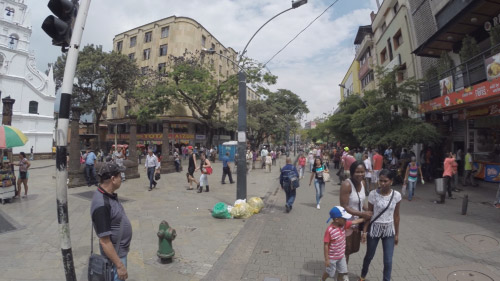
#> input picture data/carabobo-cl51-cl52/lowres/way006.jpg, 500 x 281 px, given in place of way000.jpg, which was not available
$ python make_interp.py
#> lines starting #> are read from the running program, lines starting #| are printed output that depends on the picture; pictures that were not available may be replaced by others from this repository, and a replacement may not be noted
# Generates interp/: two optical-flow in-between frames per pair of lowres stills.
# Usage: python make_interp.py  (edit WAY, N and the SRC path to the lowres stills)
import cv2, numpy as np, os, time
WAY='plazabotero-start-carabobo'; N=150
SRC=f'/mnt/project-files/samples/{WAY}/lowres/way%03d.jpg'
OUT=os.path.join(os.path.dirname(os.path.abspath(__file__)), 'interp', WAY)
os.makedirs(OUT, exist_ok=True)
dis = cv2.DISOpticalFlow_create(cv2.DISOPTICAL_FLOW_PRESET_MEDIUM)
t0=time.time()
prev=cv2.imread(SRC%0)
#> prev is the input picture: shape (281, 500, 3); mean B, G, R 115.6, 116.2, 119.2
H,W=prev.shape[:2]; gx,gy=np.meshgrid(np.arange(W,dtype=np.float32),np.arange(H,dtype=np.float32))
#> after `H, W = prev.shape[:2]`: H = 281; W = 500
q=[cv2.IMWRITE_JPEG_QUALITY,82]
for i in range(N):
    a=prev
    cv2.imwrite(f'{OUT}/{3*i:04d}.jpg', a, q)
    if i==N-1: break
    b=cv2.imread(SRC%(i+1))
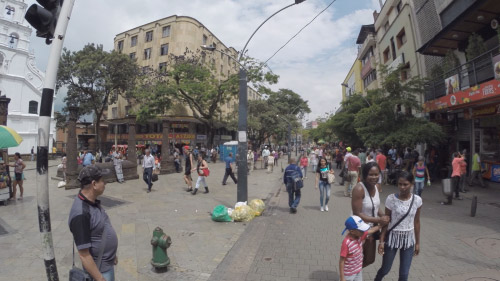
#> input picture data/carabobo-cl51-cl52/lowres/way007.jpg, 500 x 281 px, given in place of way001.jpg, which was not available
#> b is the input picture: shape (281, 500, 3); mean B, G, R 116.6, 117.1, 120.3
    ga,gb=cv2.cvtColor(a,cv2.COLOR_BGR2GRAY),cv2.cvtColor(b,cv2.COLOR_BGR2GRAY)
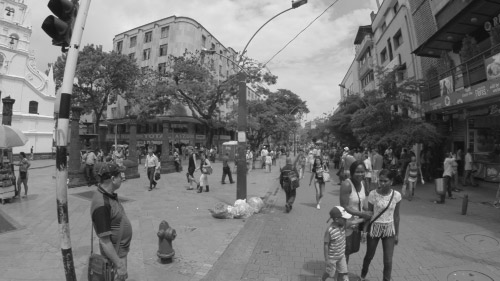
#> ga: shape (281, 500); min 11, max 243, mean 117
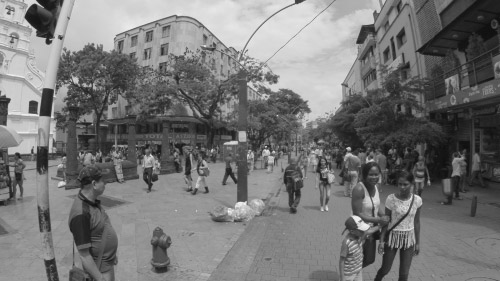
#> gb: shape (281, 500); min 13, max 253, mean 118
    f01=dis.calc(ga,gb,None); f10=dis.calc(gb,ga,None)
    for j,t in ((1,1/3),(2,2/3)):
        # intermediate pixel x came from a at x + t*F(1->0) and from b at x + (1-t)*F(0->1)
        wa=cv2.remap(a,gx+t*f10[...,0],gy+t*f10[...,1],cv2.INTER_LINEAR,borderMode=cv2.BORDER_REPLICATE)
        wb=cv2.remap(b,gx+(1-t)*f01[...,0],gy+(1-t)*f01[...,1],cv2.INTER_LINEAR,borderMode=cv2.BORDER_REPLICATE)
        cv2.imwrite(f'{OUT}/{3*i+j:04d}.jpg', cv2.addWeighted(wa,1-t,wb,t,0), q)
#> this loop made 2 passes
#> pass 1, `wa=cv2.remap(a,gx+t*f10[...,0],gy+t*f10[...,1],cv2.INTER_LINEAR,border..`:
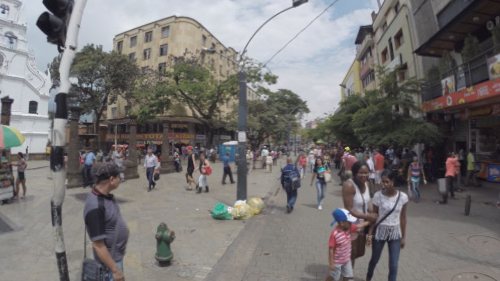
#> wa: shape (281, 500, 3); mean B, G, R 115.4, 116, 119
#> pass 1, `wb=cv2.remap(b,gx+(1-t)*f01[...,0],gy+(1-t)*f01[...,1],cv2.INTER_LINEA..`:
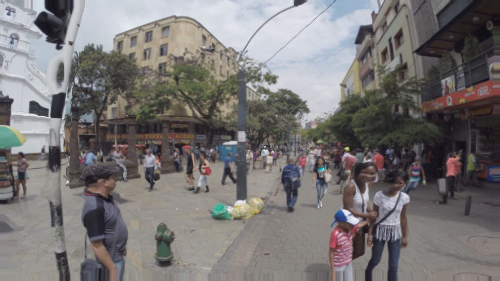
#> wb: shape (281, 500, 3); mean B, G, R 116.6, 117.1, 120.2
#> pass 1, `cv2.imwrite(f'{OUT}/{3*i+j:04d}.jpg', cv2.addWeighted(wa,1-t,wb,t,0), q)`:
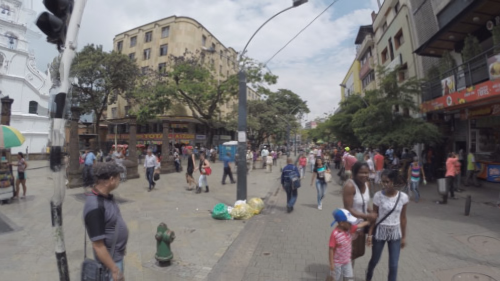
#> saved as 0001.jpg: shape (281, 500, 3); mean B, G, R 115.8, 116.4, 119.4
#> after the loop:
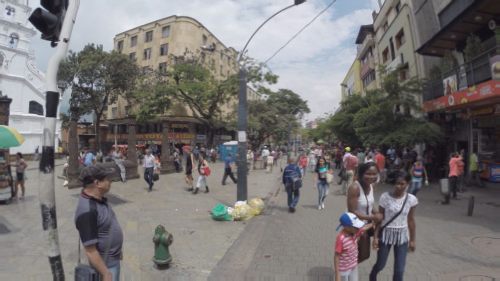
#> wb: shape (281, 500, 3); mean B, G, R 116.5, 116.9, 120.1
#> (the run stopped early here; a loop or call above may not have finished)
